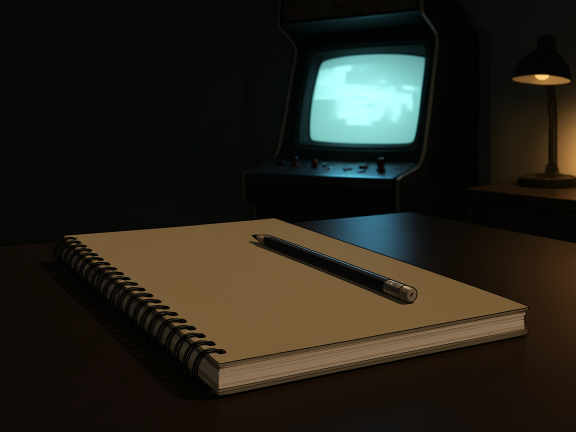
#> input picture slide-decks/img-gen/descartados/c10-base-v1-lapis-na-capa.png, 1152 x 864 px (shown at 1/2 size)
$ python interrogacao.py --img descartados/c10-base-v1-lapis-na-capa.png --out out.png
#> lines starting #> are read from the running program, lines starting #| are printed output that depends on the picture
### slide-decks/img-gen/marcas_contagem.py
#!/usr/bin/env python3
"""Desenha marcas de contagem (tallies) numa pagina de caderno gerada vazia.

Por que isto existe: o gerador de imagem nao conta. Pedir "dois blocos QUASE
iguais, com a diferenca pequena circulada" produz marcas aleatorias e um circulo
vermelho em lugar nenhum. Entao a cena (caderno vazio, luz de luminaria) vem do
gerador e as marcas vem de codigo -- assim a diferenca e exatamente a que a
cartela precisa mostrar.

Uso:
  python marcas-contagem.py --img base.png --out saida.png [--esq 40] [--extras 2]
"""
import argparse
import math
import random

from PIL import Image, ImageDraw, ImageFilter


# [27 lines left out: functions pagina, traco, not called in this run]


class Grade:
    """Posicao de cada marca: linhas de grupos de cinco, quebrando no fim da coluna."""

    # [41 lines left out: functions __init__, pos, desenhar, circulo, not called in this run]


def queimar(base, camada, semente=7):
    """Compoe a camada por MULTIPLICACAO, com grao de papel.

    Grafite nao cobre o papel: escurece, e falha onde o dente do papel nao pega.
    Com alfa o traco vira adesivo por cima da imagem gerada e denuncia o codigo;
    multiplicando e quebrando a opacidade com um grao, o risco acompanha a
    sombra e a textura do papel, como lapis de verdade.
    """
    import numpy as np

    b = np.asarray(base.convert("RGB"), dtype=np.float32) / 255.0
    c = np.asarray(camada, dtype=np.float32) / 255.0
    alfa = c[:, :, 3:4]

    rng = np.random.default_rng(semente)
    h, w = alfa.shape[:2]
    # dois graos: um fino (dente do papel) e um grosso (pressao da mao)
    fino = rng.normal(1.0, 0.18, (h, w)).clip(0.35, 1.25)[:, :, None]
    grosso = Image.fromarray((rng.normal(1.0, 0.10, (h // 8, w // 8)).clip(0.6, 1.3)
                              * 128).astype("uint8")).resize((w, h), Image.BICUBIC)
    grosso = (np.asarray(grosso, dtype=np.float32) / 128.0)[:, :, None]

    alfa = (alfa * fino * grosso).clip(0.0, 1.0)
    pintado = b * c[:, :, :3]
    saida = b * (1.0 - alfa) + pintado * alfa
    return Image.fromarray((saida * 255.0).clip(0, 255).astype("uint8"))


# [71 lines left out: function main, not called in this run]


# [2 lines that do not run on import are left out]

### slide-decks/img-gen/interrogacao.py
#!/usr/bin/env python3
"""Escreve uma INTERROGACAO a lapis na capa do caderno fechado (cartela Q10).

Por que isto existe: a cena vem do gerador, mas o sinal -- "?" -- tem de ser
desenhado. Pedir "um ponto de interrogacao escrito na capa" ao difusor devolve
texto ilegivel (e texto ilegivel e proibido em Camada B).

Tres coisas fazem o sinal parecer escrito a mao e nao plotado:
 1. espessura varia ao longo do traco (fina na entrada e na saida, cheia no meio);
 2. inclinacao de escrita (shear), somada ao giro que acompanha a capa;
 3. duas passadas levemente deslocadas -- o lapis volta por cima do proprio traco.
"""
import argparse
import math
import random

from PIL import Image, ImageDraw, ImageFilter

from marcas_contagem import queimar


def _bezier(p0, p1, p2, p3, n):
    pts = []
    for i in range(n):
        t = i / n
        u = 1 - t
        pts.append((u**3 * p0[0] + 3 * u * u * t * p1[0] + 3 * u * t * t * p2[0] + t**3 * p3[0],
                    u**3 * p0[1] + 3 * u * u * t * p1[1] + 3 * u * t * t * p2[1] + t**3 * p3[1]))
    return pts


def _catmull(ancoras, amostras=14):
    """Spline de Catmull-Rom por pontos-ancora.

    Arco + bezier costurados davam quina no encontro do gancho com a haste ("bico").
    O spline passa por todos os pontos com tangente continua: o gancho vira curva
    de verdade e a entrada da haste nao tem aresta.
    """
    p = [ancoras[0]] + list(ancoras) + [ancoras[-1]]
    pts = []
    for i in range(len(p) - 3):
        p0, p1, p2, p3 = p[i], p[i + 1], p[i + 2], p[i + 3]
        for j in range(amostras):
            t = j / amostras
            t2, t3 = t * t, t * t * t
            pts.append(tuple(0.5 * ((2 * p1[k]) +
                                    (-p0[k] + p2[k]) * t +
                                    (2 * p0[k] - 5 * p1[k] + 4 * p2[k] - p3[k]) * t2 +
                                    (-p0[k] + 3 * p1[k] - 3 * p2[k] + p3[k]) * t3)
                             for k in (0, 1)))
    pts.append(ancoras[-1])
    return pts


def glifo(r):
    """Pontos do "?" em coordenadas locais (y para baixo): gancho, haste, ponto."""
    ancora = [(-0.74, 0.16),      # entrada, a esquerda e abaixo do centro
              (-0.56, -0.52),
              (-0.02, -0.94),     # topo do gancho
              (0.58, -0.44),
              (0.44, 0.10),       # volta pelo lado direito
              (0.00, 0.58)]       # desemboca na haste, sem quina
    pts = _catmull([(x * r, y * r) for x, y in ancora])
    pts += [(0.0, r * (0.58 + 1.02 * i / 12)) for i in range(1, 13)]
    return pts


def escrever(d, pts, cor, peso, acaso, tremor=0.7, passadas=2):
    """Traco com espessura variavel: fino nas pontas, cheio no meio do gancho."""
    n = len(pts)
    for passada in range(passadas):
        ox, oy = acaso.uniform(-0.9, 0.9), acaso.uniform(-0.9, 0.9)
        for i in range(n - 1):
            f = i / (n - 1)
            # bojo: maximo por volta de 35% do traco (meio do gancho); afina no fim
            bojo = 0.52 + 0.78 * math.sin(math.pi * min(1.0, f * 1.22)) ** 0.7
            larg = max(1, int(peso * bojo * (0.7 if passada else 1.0)))
            x0, y0 = pts[i]
            x1, y1 = pts[i + 1]
            d.line([(x0 + ox + acaso.uniform(-tremor, tremor),
                     y0 + oy + acaso.uniform(-tremor, tremor)),
                    (x1 + ox + acaso.uniform(-tremor, tremor),
                     y1 + oy + acaso.uniform(-tremor, tremor))],
                   fill=cor, width=larg, joint="curve")

    # ponto: batidas sobrepostas, redondas (tracinho horizontal le como virgula)
    px, py = pts[-1][0] + peso * 1.1, pts[-1][1] + peso * 3.2
    for _ in range(3):
        rr = peso * acaso.uniform(0.5, 0.72)
        cx2 = px + acaso.uniform(-1.2, 1.2)
        cy2 = py + acaso.uniform(-1.2, 1.2)
        d.ellipse((cx2 - rr, cy2 - rr, cx2 + rr, cy2 + rr), fill=cor)


def main():
    p = argparse.ArgumentParser()
    p.add_argument("--img", required=True)
    p.add_argument("--out", required=True)
    p.add_argument("--cx", type=float, default=0.43)
    p.add_argument("--cy", type=float, default=0.50)
    p.add_argument("--raio", type=float, default=0.072, help="fracao da largura")
    p.add_argument("--giro", type=float, default=18.0, help="graus: inclinacao da capa")
    p.add_argument("--inclinacao", type=float, default=9.0,
                   help="graus de shear: a mao escreve inclinada")
    p.add_argument("--peso", type=float, default=8.0, help="espessura base em px")
    p.add_argument("--vermelho", action="store_true")
    p.add_argument("--semente", type=int, default=23)
    a = p.parse_args()

    base = Image.open(a.img).convert("RGB")
    w, h = base.size
#> w = 1152; h = 864
    r = w * a.raio
#> r = 82.94
    pts = glifo(r)

    # shear (inclinacao de escrita) + giro (inclinacao da capa), nos pontos: rodar
    # a camada depois borraria o traco, e o traco e o assunto da cartela.
    k = math.tan(math.radians(a.inclinacao))
    t = math.radians(a.giro)
    ct, st = math.cos(t), math.sin(t)
    transf = []
    for x, y in pts:
        xs = x - k * y
        transf.append((xs * ct - y * st, xs * st + y * ct))

    camada = Image.new("RGBA", base.size, (0, 0, 0, 0))
#> camada: PIL image 1152x864 RGBA; every value is 0
    d = ImageDraw.Draw(camada)
    acaso = random.Random(a.semente)
    cor = (168, 40, 32, 228) if a.vermelho else (52, 49, 45, 236)
    escrever(d, [(x + w * a.cx, y + h * a.cy) for x, y in transf], cor, a.peso, acaso)
#> in escrever, `n = len(pts)`: n = 83
#> in escrever, `px, py = pts[-1][0] + peso * 1.1, pts[-1][1] + peso * 3.2`: px = 443.2; py = 577.3
#> the loop in escrever, `for _ in range(3):` made 3 passes
#> (rr, cx2, cy2) on passes 1 to 3: (4.94, 442.5, 576.6), (4.63, 443.1, 578.3), (5.02, 443.3, 577.8)

    camada = camada.filter(ImageFilter.GaussianBlur(0.45))
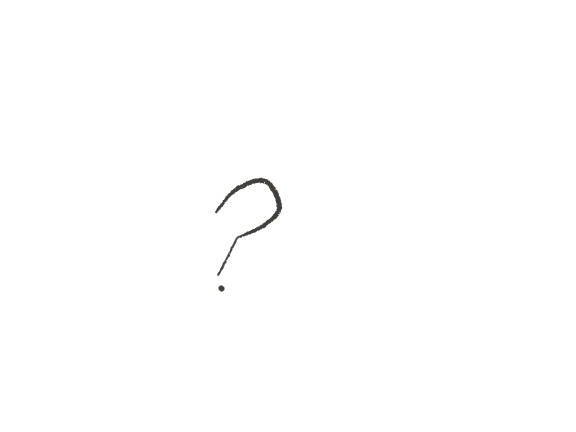
#> camada: PIL image 1152x864 RGBA (shown at 1/2 size); mean R, G, B, A 0.1, 0.1, 0.1, 0.7; transparent parts drawn white
    queimar(base, camada, a.semente).save(a.out)
#> in queimar, `alfa = c[:, :, 3:4]`:
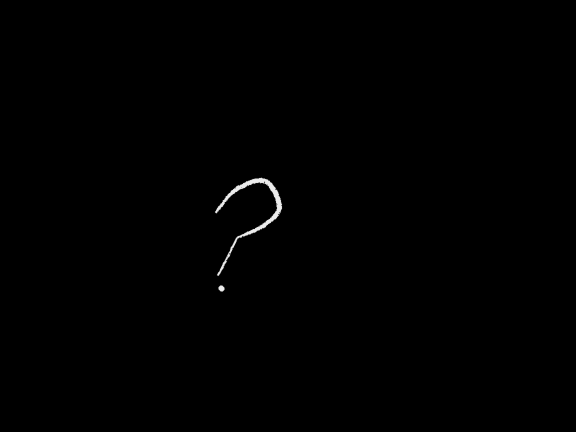
#> alfa: shape (864, 1152, 1) float32 (shown at 1/2 size); min 0, max 0.925, mean 0.00259
#> in queimar, `grosso = Image.fromarray((rng.normal(1.0, 0.10, (h // 8, w // 8)).clip..`:
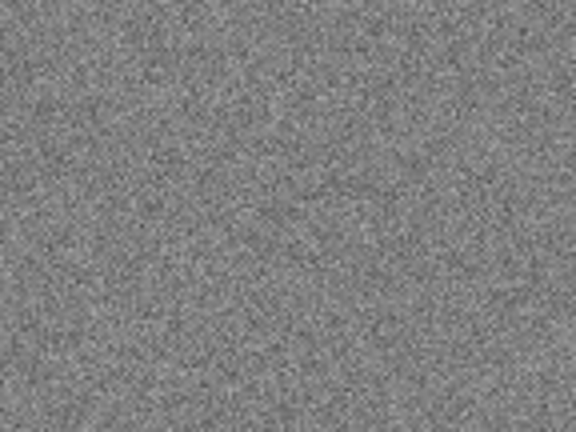
#> grosso: PIL image 1152x864 L (shown at 1/2 size); min 77, max 170, mean 127.4
#> in queimar, `grosso = (np.asarray(grosso, dtype=np.float32) / 128.0)[:, :, None]`:
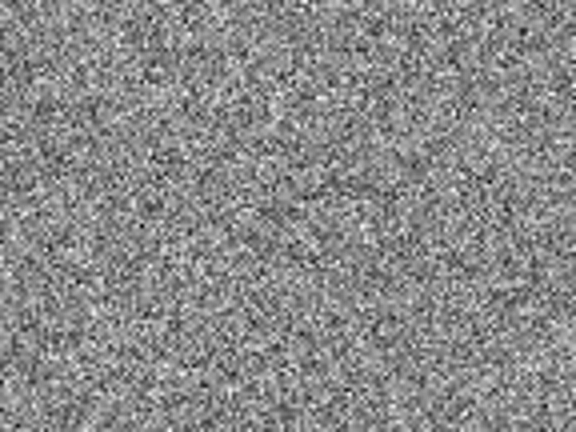
#> grosso: shape (864, 1152, 1) float32 (shown at 1/2 size); min 0.602, max 1.33, mean 0.995; drawn with min black and max white
    print(f"ok {a.out} centro=({w * a.cx:.0f},{h * a.cy:.0f}) raio={r:.0f} "
          f"peso={a.peso} giro={a.giro} shear={a.inclinacao}")
#| ok out.png centro=(495,432) raio=83 peso=8.0 giro=18.0 shear=9.0


if __name__ == "__main__":
    main()
